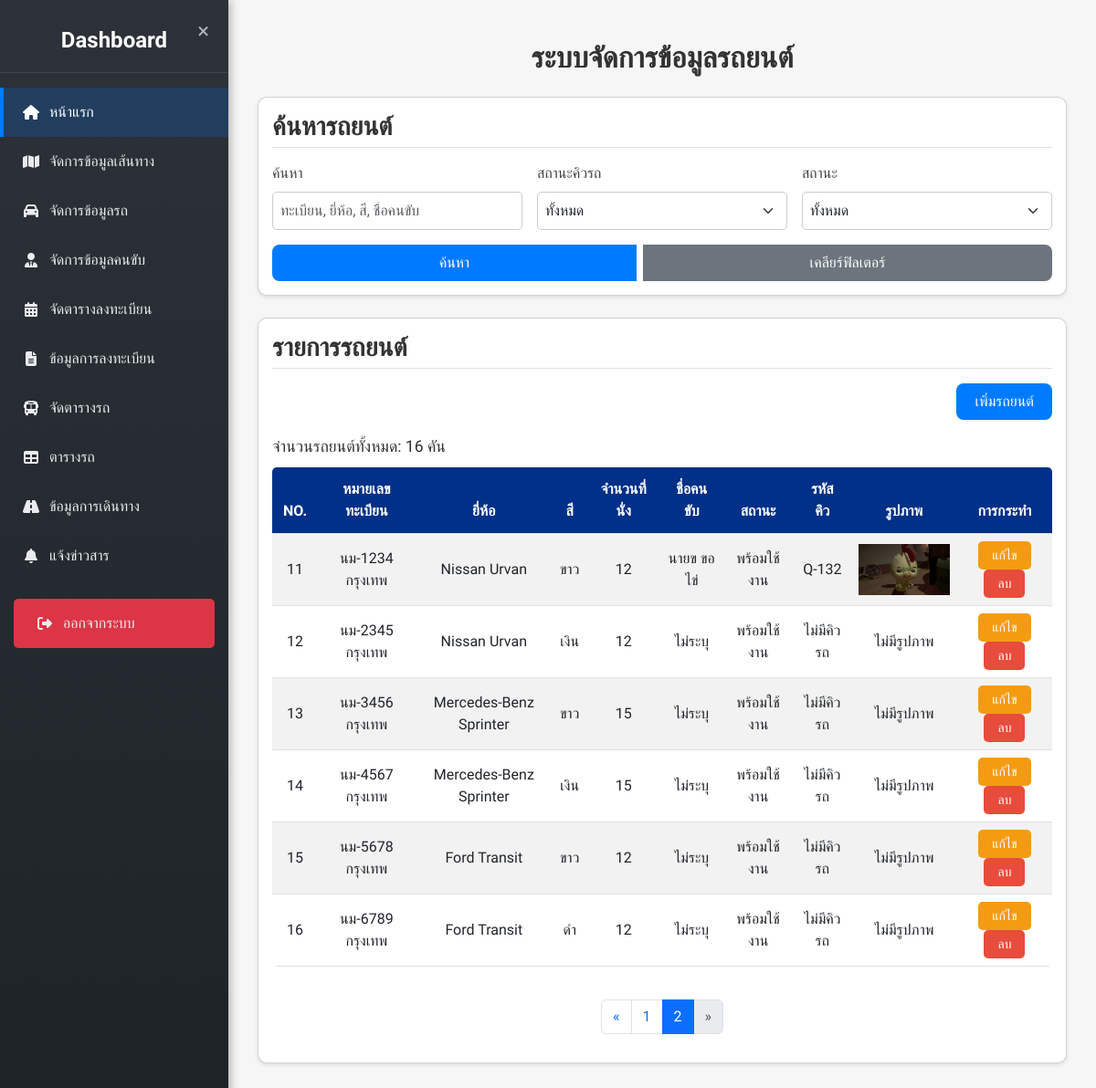
The page /admin/car.php?page=2 on the database its author committed.
### tables this page shows
CREATE TABLE `queue` (
  `queue_id` int(11) NOT NULL,
  `province_id` int(11) NOT NULL,
  `amphur_id` int(11) NOT NULL,
  `location` varchar(255) NOT NULL,
  `car_id` int(11) NOT NULL,
  `created_at` timestamp NOT NULL DEFAULT current_timestamp(),
  `year` varchar(255) DEFAULT NULL,
  `status_car` enum('ว่าง','กำลังไป','ถึงจุดรับ','ออกเดินทาง','ถึงที่หมาย','กำลังกลับ','ปิดงาน','ฉุกเฉิน') DEFAULT 'ว่าง',
  `queue_date` date DEFAULT NULL
);

CREATE TABLE `car` (
  `car_id` int(11) NOT NULL,
  `car_license` varchar(50) NOT NULL,
  `car_brand` varchar(100) NOT NULL,
  `car_color` varchar(50) DEFAULT NULL,
  `car_seat` int(11) NOT NULL,
  `car_status` enum('available','unavailable') DEFAULT 'available',
  `car_image` varchar(255) DEFAULT NULL,
  `driver_id` varchar(255) DEFAULT NULL
);

### admin/car.php (the view, shortened to what this page needs)
<?php
include('config/condb.php');
$totalRows = 0;
$totalPages = 0;
$cars = [];
$searchQuery = "";
$limit = 10;
$page = isset($_GET['page']) ? (int)$_GET['page'] : 1;
$offset = ($page - 1) * $limit;
try {
    $countStmt = $conn->prepare("SELECT COUNT(*) FROM car c
                                 LEFT JOIN driver d ON c.driver_id = d.driver_id
                                 LEFT JOIN queue q ON c.car_id = q.car_id
                                 $searchQuery");
    $countStmt->execute();
    $totalRows = $countStmt->fetchColumn();
    $totalPages = ceil($totalRows / $limit);
} catch (PDOException $e) {
    $_SESSION['error'] = "เกิดข้อผิดพลาดในการนับข้อมูล: " . $e->getMessage();
}
try {
    $sql = "SELECT c.*,
            CONCAT(d.driver_name, ' ', d.driver_lastname) AS driver_fullname,
            q.queue_id AS queue_status
            FROM car c
            LEFT JOIN driver d ON c.driver_id = d.driver_id
            LEFT JOIN queue q ON c.car_id = q.car_id
            $searchQuery
            LIMIT :limit OFFSET :offset";
    $stmt = $conn->prepare($sql);
    $stmt->bindValue(':limit', $limit, PDO::PARAM_INT);
    $stmt->bindValue(':offset', $offset, PDO::PARAM_INT);
    $stmt->execute();
    $cars = $stmt->fetchAll(PDO::FETCH_ASSOC);
} catch (PDOException $e) {
    $_SESSION['error'] = "เกิดข้อผิดพลาดในการดึงข้อมูล: " . $e->getMessage();
}
?>
<!DOCTYPE html>
<html lang="th">
<head>
    <link href="https://cdn.jsdelivr.net/npm/bootstrap@5.3.0-alpha1/dist/css/bootstrap.min.css" rel="stylesheet">
    <link rel="stylesheet" href="style.css">
</head>
<body>
    <?php include('sidebar.php'); ?>
    <div class="content" id="content">
        <div class="container mt-4">
            <h2 class="text-center mb-4" style="color: #333; font-weight: 600;">ระบบจัดการข้อมูลรถยนต์</h2>
            <div class="card mb-4">
                <h3 class="mb-3">ค้นหารถยนต์</h3>
                <form method="POST" action="" id="searchForm">
                    <div class="row g-3">
                        <div class="col-md-4">
                            <label for="search" class="form-label">ค้นหา</label>
                            <input type="text" name="search" id="search" class="form-control" placeholder="ทะเบียน, ยี่ห้อ, สี, ชื่อคนขับ" value="<?php echo isset($_POST['search']) ? $_POST['search'] : ''; ?>">
                        </div>
                        <div class="col-md-4">
                            <label for="queue_filter" class="form-label">สถานะคิวรถ</label>
                            <select name="queue_filter" id="queue_filter" class="form-select">
                                <option value="">ทั้งหมด</option>
                            </select>
                        </div>
                        <div class="col-md-4">
                            <label for="status_filter" class="form-label">สถานะ</label>
                            <select name="status_filter" id="status_filter" class="form-select">
                                <option value="">ทั้งหมด</option>
                            </select>
                        </div>
                    </div>
                    <div class="btn-group d-flex justify-content-start mt-3">
                        <button type="submit" name="submit" class="btn btn-primary me-2">ค้นหา</button>
                        <button type="button" class="btn btn-secondary" onclick="clearFilters()">เคลียร์ฟิลเตอร์</button>
                    </div>
                </form>
            </div>
            <div class="card mb-4">
                <h3 class="mb-3">รายการรถยนต์</h3>
                <div class="text-end mb-3">
                    <button type="button" class="btn btn-primary" data-bs-toggle="modal" data-bs-target="#addCarModal">เพิ่มรถยนต์</button>
                </div>
                <div class="total-count">จำนวนรถยนต์ทั้งหมด: <?php echo $totalRows; ?> คัน</div>
                <div class="table-responsive">
                    <table class="table table-striped">
                        <thead>
                            <tr>
                                <th>NO.</th>
                                <th>หมายเลขทะเบียน</th>
                                <th>ยี่ห้อ</th>
                                <th>สี</th>
                                <th>จำนวนที่นั่ง</th>
                                <th>ชื่อคนขับ</th>
                                <th>สถานะ</th>
                                <th>รหัสคิว</th>
                                <th>รูปภาพ</th>
                                <th>การกระทำ</th>
                            </tr>
                        </thead>
                        <tbody>
                            <?php
                            $index = ($page - 1) * $limit + 1;
                            foreach ($cars as $car) { ?>
                                <tr>
                                    <td><?php echo $index++; ?></td>
                                    <td><?php echo $car['car_license']; ?></td>
                                    <td><?php echo $car['car_brand']; ?></td>
                                    <td><?php echo $car['car_color']; ?></td>
                                    <td><?php echo $car['car_seat']; ?></td>
                                    <td><?php echo $car['driver_fullname'] ?: 'ไม่ระบุ'; ?></td>
                                    <td><?php echo $car['car_status'] == 'available' ? 'พร้อมใช้งาน' : 'ไม่พร้อมใช้งาน'; ?></td>
                                    <td><?php echo $car['queue_status'] ? 'Q-' . $car['queue_status'] : 'ไม่มีคิวรถ'; ?></td>
                                    <td>
                                        <?php if (!empty($car['car_image']) && file_exists("uploads/cars/" . $car['car_image'])) { ?>
                                            <img src="uploads/cars/<?php echo $car['car_image']; ?>"
                                                 alt="Car Image"
                                                 class="car-image clickable"
                                                 style="max-width: 100px; max-height: 100px; object-fit: cover; cursor: pointer;"
                                                 data-bs-toggle="modal"
                                                 data-bs-target="#imageModal"
                                                 data-image="uploads/cars/<?php echo $car['car_image']; ?>">
                                        <?php } else { ?>
                                            ไม่มีรูปภาพ
                                        <?php } ?>
                                    </td>
                                    <td>
                                        <button type="button" class="btn btn-warning btn-sm edit-btn"
                                                data-car_id="<?php echo $car['car_id']; ?>"
                                                data-car_license="<?php echo $car['car_license']; ?>"
                                                data-car_brand="<?php echo $car['car_brand']; ?>"
                                                data-car_color="<?php echo $car['car_color']; ?>"
                                                data-car_seat="<?php echo $car['car_seat']; ?>"
                                                data-car_status="<?php echo $car['car_status']; ?>"
                                                data-driver_id="<?php echo $car['driver_id']; ?>"
                                                data-car_image="<?php echo $car['car_image']; ?>">แก้ไข</button>
                                        <button type="button" class="btn btn-danger btn-sm delete-btn"
                                                data-delete_id="<?php echo $car['car_id']; ?>">ลบ</button>
                                    </td>
                                </tr>
                            <?php } ?>
                        </tbody>
                    </table>
                </div>
                <?php if ($totalPages > 1) { ?>
                    <nav aria-label="Page navigation">
                        <ul class="pagination">
                            <li class="page-item <?php echo $page <= 1 ? 'disabled' : ''; ?>">
                                <a class="page-link" href="?page=<?php echo $page - 1; ?>" aria-label="Previous">
                                    <span aria-hidden="true">«</span>
                                </a>
                            </li>
                            <?php for ($i = 1; $i <= $totalPages; $i++) { ?>
                                <li class="page-item <?php echo $page == $i ? 'active' : ''; ?>">
                                    <a class="page-link" href="?page=<?php echo $i; ?>"><?php echo $i; ?></a>
                                </li>
                            <?php } ?>
                            <li class="page-item <?php echo $page >= $totalPages ? 'disabled' : ''; ?>">
                                <a class="page-link" href="?page=<?php echo $page + 1; ?>" aria-label="Next">
                                    <span aria-hidden="true">»</span>
                                </a>
                            </li>
                        </ul>
                    </nav>
                <?php } ?>
            </div>
        </div>
    </div>
</body>
</html>

### admin/style.css (style rules this page uses)
body { display: flex; height: 100vh; margin: 0; overflow: hidden; font-family: 'Segoe UI', Tahoma, Geneva, Verdana, sans-serif; }
.content { margin-left: 250px; padding: 20px; width: 100%; height: 100%; overflow-y: auto; transition: margin-left 0.3s ease; }

### admin/car.php (style rules this page uses)
body { font-family: 'Kanit', sans-serif; background: #f5f6f5; min-height: 100vh; }
.content { margin-left: 250px; padding: 20px; transition: margin-left 0.3s ease; }
.card { border-radius: 10px; box-shadow: 0 2px 4px rgba(0, 0, 0, 0.1); background: #fff; padding: 15px; margin-bottom: 20px; }
.card h3 { color: #333; font-weight: 600; border-bottom: 1px solid #e0e0e0; padding-bottom: 5px; margin-bottom: 15px; }
.form-label { font-weight: 500; color: #444; }
.form-select, .form-control { border-radius: 5px; border: 1px solid #ccc; padding: 8px; }
.btn-primary { background: #007bff; border: none; border-radius: 8px; padding: 8px 20px; transition: background 0.3s ease; }
.btn-secondary { background: #6c757d; border: none; border-radius: 8px; padding: 8px 20px; transition: background 0.3s ease; }
.btn-warning { background: #f39c12; border: none; border-radius: 5px; padding: 5px 15px; color: #fff; }
.btn-danger { background: #e74c3c; border: none; border-radius: 5px; padding: 5px 15px; color: #fff; }
.table { border-radius: 5px; overflow: hidden; background: #fff; }
.table thead th { background: #003087; color: #fff; text-align: center; padding: 12px; }
.table td { vertical-align: middle; text-align: center; }
.pagination { justify-content: center; margin-top: 20px; }
.total-count { font-size: 1.1rem; color: #333; margin-bottom: 10px; }

### rows shown on the page
queue: car.car_license "นม-1234 กรุงเทพ", car.car_brand "Nissan Urvan", car.car_color "ขาว", car.car_seat "12", driver_fullname "นายข ขอไข่", queue_id "132", car.car_image (placeholder picture)
car: car_license "นม-2345 กรุงเทพ", car_brand "Nissan Urvan", car_color "เงิน", car_seat "12", driver_fullname "ไม่ระบุ", car_status "พร้อมใช้งาน", shows "ไม่มีคิวรถ", shows "ไม่มีรูปภาพ"
car: car_license "นม-3456 กรุงเทพ", car_brand "Mercedes-Benz Sprinter", car_color "ขาว", car_seat "15", driver_fullname "ไม่ระบุ", car_status "พร้อมใช้งาน", shows "ไม่มีคิวรถ", shows "ไม่มีรูปภาพ"
car: car_license "นม-4567 กรุงเทพ", car_brand "Mercedes-Benz Sprinter", car_color "เงิน", car_seat "15", driver_fullname "ไม่ระบุ", car_status "พร้อมใช้งาน", shows "ไม่มีคิวรถ", shows "ไม่มีรูปภาพ"
car: car_license "นม-5678 กรุงเทพ", car_brand "Ford Transit", car_color "ขาว", car_seat "12", driver_fullname "ไม่ระบุ", car_status "พร้อมใช้งาน", shows "ไม่มีคิวรถ", shows "ไม่มีรูปภาพ"
car: car_license "นม-6789 กรุงเทพ", car_brand "Ford Transit", car_color "ดำ", car_seat "12", driver_fullname "ไม่ระบุ", car_status "พร้อมใช้งาน", shows "ไม่มีคิวรถ", shows "ไม่มีรูปภาพ"

### other values the page prints
$totalRows "16"
